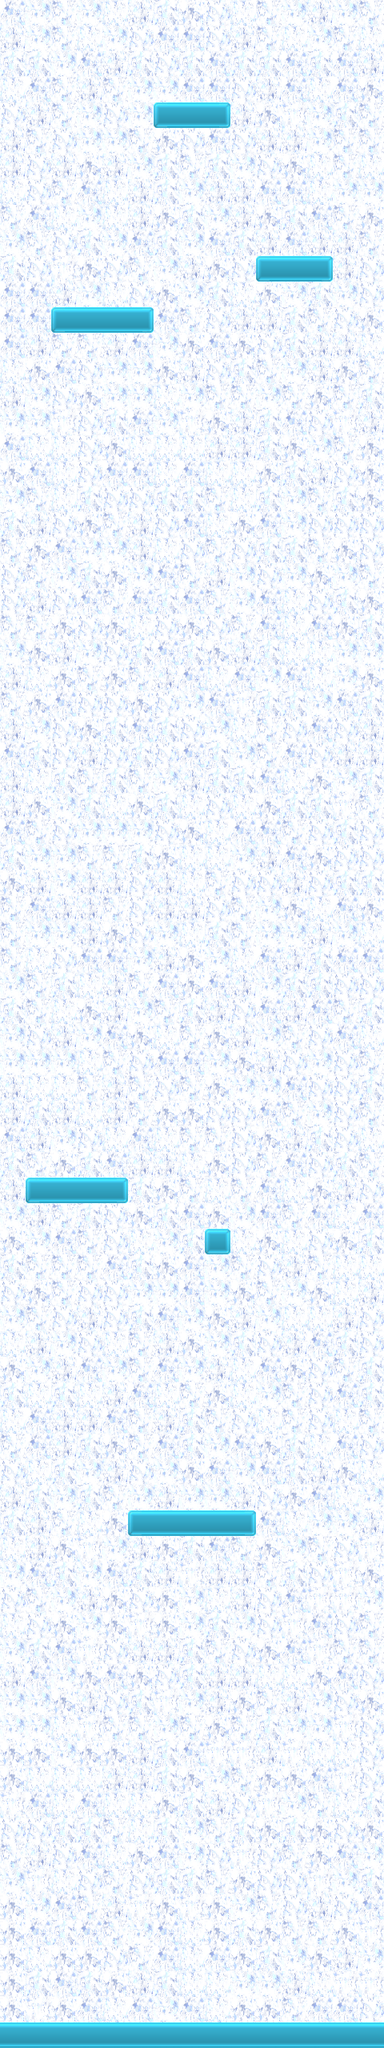

The image is a tile-based game level rendered from a .tmx file. Its description and source (layers, tilesets, objects; grid data summarised) follow:
An orthogonal 15x80 tile map with 32x32 px tiles, 2 tile layers (background, foreground) and 19 objects.

<map version="1.0" orientation="orthogonal" renderorder="right-up" width="15" height="80" tilewidth="32" tileheight="32" nextobjectid="73">
 <tileset firstgid="1" name="tiledmap_out" tilewidth="32" tileheight="32" spacing="4" margin="2" tilecount="72">
  <image source="tiledmap_out.png" width="288" height="324" />
  <tile id="8">
   <properties>
    <property name="platform" value="" />
   </properties>
  </tile>
  <tile id="9">
   <properties>
    <property name="platform" value="" />
   </properties>
  </tile>
  <tile id="10">
   <properties>
    <property name="platform" value="" />
   </properties>
  </tile>
  <tile id="26">
   <properties>
    <property name="platform" value="" />
   </properties>
  </tile>
  <tile id="27">
   <properties>
    <property name="platform" value="" />
   </properties>
  </tile>
  <tile id="28">
   <properties>
    <property name="platform" value="" />
   </properties>
  </tile>
  <tile id="29">
   <properties>
    <property name="platform" value="" />
   </properties>
  </tile>
  <tile id="34">
   <properties>
    <property name="platform" value="" />
   </properties>
  </tile>
  <tile id="35">
   <properties>
    <property name="platform" value="" />
   </properties>
  </tile>
  <tile id="36">
   <properties>
    <property name="platform" value="" />
   </properties>
  </tile>
  <tile id="37">
   <properties>
    <property name="platform" value="" />
   </properties>
  </tile>
 </tileset>
 <layer name="background" width="15" height="80">
  <data>[1200 cells, 1200 non-empty, 9 distinct tile ids]</data>
 </layer>
 <objectgroup color="#aaffff" draworder="index" name="object">
  <object id="45" x="208" y="65" width="64" height="64">
   <properties>
    <property name="goal" value="" />
   </properties>
  </object>
  <object id="47" x="351" y="1645" width="64" height="32">
   <properties>
    <property name="elevator" value="" />
   </properties>
  </object>
  <object id="51" x="204" y="1240" width="64" height="32">
   <properties>
    <property name="elevator" value="" />
   </properties>
  </object>
  <object id="52" x="43" y="1093" width="64" height="32">
   <properties>
    <property name="elevator" value="" />
   </properties>
  </object>
  <object id="53" x="408" y="962" width="64" height="32">
   <properties>
    <property name="elevator" value="" />
   </properties>
  </object>
  <object id="55" x="196" y="693" width="64" height="32">
   <properties>
    <property name="moving_platform" value="" />
   </properties>
  </object>
  <object id="56" x="219" y="508" width="32" height="32">
   <properties>
    <property name="devil1" value="" />
   </properties>
  </object>
  <object id="57" x="251" y="845" width="32" height="32">
   <properties>
    <property name="devil" value="" />
   </properties>
  </object>
  <object id="58" x="277" y="1081" width="32" height="32">
   <properties>
    <property name="devil1" value="" />
   </properties>
  </object>
  <object id="59" x="264" y="387" width="64" height="32">
   <properties>
    <property name="elevator" value="" />
   </properties>
  </object>
  <object id="60" x="181" y="966" width="64" height="32">
   <properties>
    <property name="moving_platfrom" value="" />
   </properties>
  </object>
  <object id="62" x="40" y="656" width="64" height="32">
   <properties>
    <property name="elevator" value="" />
   </properties>
  </object>
  <object id="63" x="65" y="1578" width="64" height="64">
   <properties>
    <property name="cannon" value="" />
   </properties>
  </object>
  <object id="65" x="212" y="1710" width="32" height="16">
   <properties>
    <property name="fish" value="" />
   </properties>
  </object>
  <object id="66" x="371" y="2104" width="32" height="32">
   <properties>
    <property name="devil1" value="" />
   </properties>
  </object>
  <object id="67" x="36" y="2060" width="64" height="32">
   <properties>
    <property name="moving_platform" value="" />
   </properties>
  </object>
  <object id="69" x="53" y="2352" width="128" height="32">
   <properties>
    <property name="elevator" value="" />
   </properties>
  </object>
  <object id="70" x="352" y="2272" width="96" height="32">
   <properties>
    <property name="elevator" value="" />
   </properties>
  </object>
  <object id="72" x="336" y="1215" width="113" height="32">
   <properties>
    <property name="elevator" value="" />
   </properties>
  </object>
 </objectgroup>
 <layer name="foreground" width="15" height="80">
  <data>[1200 cells, 45 non-empty, 5 distinct tile ids]</data>
 </layer>
</map>
